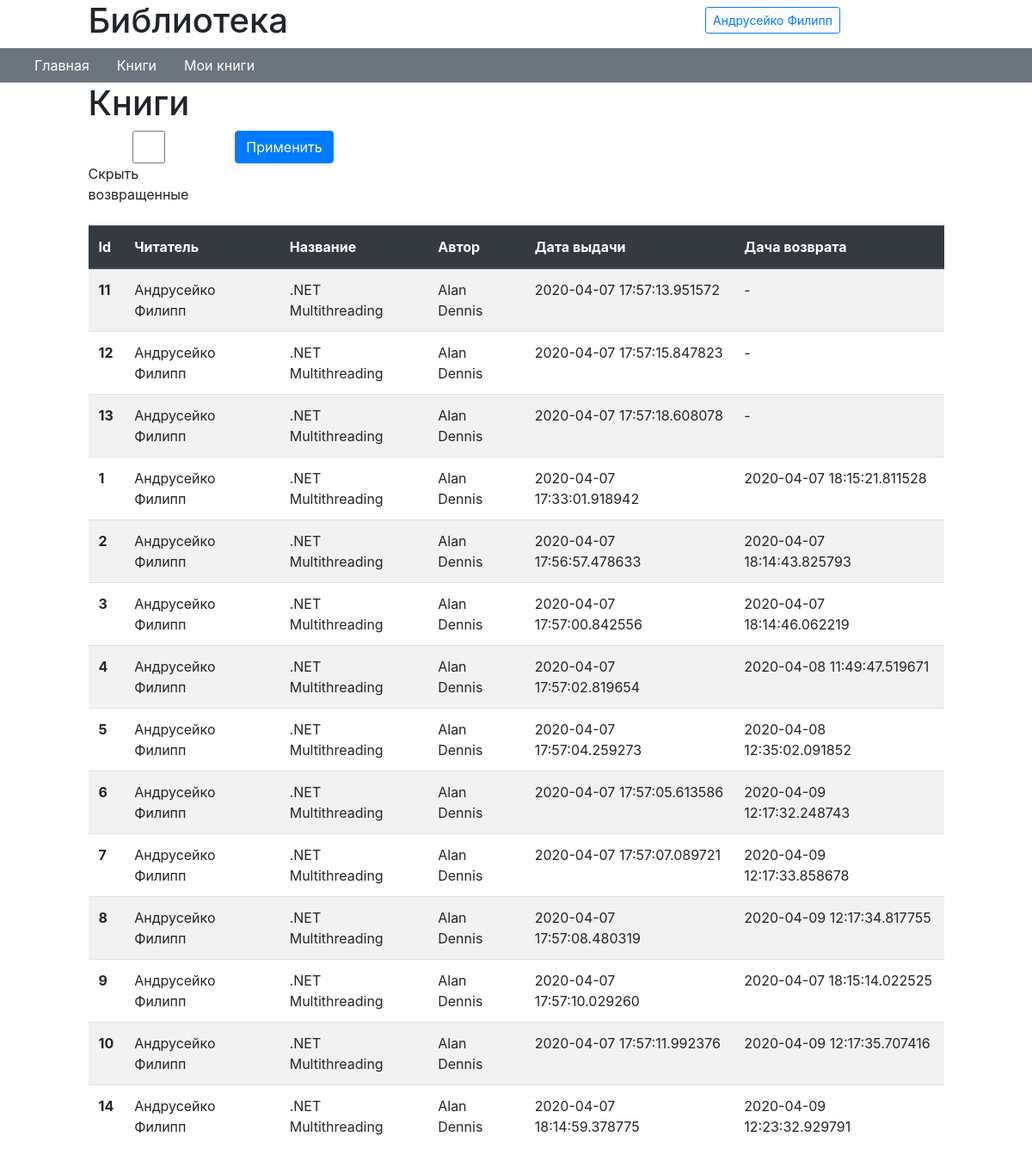
The page /issue (signed in) on the database its author committed.
### data/users.py (models this page shows, shortened)
class Users(SqlAlchemyBase, SerializerMixin, UserMixin):
    __tablename__ = 'users'
    id = sa.Column(sa.Integer, primary_key=True, autoincrement=True)
    name = sa.Column(sa.String, nullable=True)
    email = sa.Column(sa.String, nullable=True)
    hashed_password = sa.Column(sa.String, nullable=True)

### data/issue.py (models this page shows, shortened)
class Issue(SqlAlchemyBase, SerializerMixin):
    __tablename__ = 'issue'
    id = sa.Column(sa.Integer, primary_key=True, autoincrement=True)
    user_id = sa.Column(sa.Integer, sa.ForeignKey('users.id'), nullable=True)
    book_id = sa.Column(sa.Integer, sa.ForeignKey('books.id'), nullable=True)
    date_start = sa.Column(sa.DateTime, default=datetime.datetime.now, nullable=True)
    date_finish = sa.Column(sa.DateTime, default=None)
    user = orm.relation('Users')
    book = orm.relation('Books')

### data/books.py (models this page shows, shortened)
class Books(SqlAlchemyBase, SerializerMixin):
    __tablename__ = 'books'
    id = sa.Column(sa.Integer, primary_key=True, autoincrement=True)
    title = sa.Column(sa.String, nullable=True)
    author = sa.Column(sa.String, nullable=True)
    genre_id = sa.Column(sa.Integer, sa.ForeignKey('genres.id'), nullable=True)
    year = sa.Column(sa.Integer, nullable=True)
    count = sa.Column(sa.Integer, nullable=True)
    genre = orm.relation('Genres')

### main.py (the view)
@app.route("/issue", methods=['GET', 'POST'])
@login_required
def issue():
    form = FilterIssueForm()
    hide_returned = False
    if form.validate_on_submit():
        hide_returned = form.show_returned.data
    session = db_session.create_session()
    if current_user.id == 1:
        data = session.query(Issue).all()
    else:
        data = session.query(Issue).filter(Issue.user_id == current_user.id).all()
    if hide_returned:
        data = list(filter(lambda x: not x.date_finish, data))
    data = sorted(data, key=lambda x: str(x.date_finish) if not x.date_finish else '', reverse=True)
    return render_template("issue.html", title='Выдача', issue=data, form=form)

### forms/filter_issue.py
class FilterIssueForm(FlaskForm):
    show_returned = BooleanField('Скрыть возвращенные', default=False)
    submit = SubmitField('Применить')

### data/db_session.py (called while the page is built)
def create_session() -> Session:
    global __factory
    return __factory()

### main.py (called while the page is built)
@login_manager.user_loader
def load_user(user_id):
    session = db_session.create_session()
    return session.query(Users).get(user_id)

### templates/issue.html (shortened to what this page needs)
{% extends "base.html" %}
{% block content %}
    <h1>Книги</h1>
    <form action="" method="POST">
    <div class="row">
            <div class="col-2">
                {{ form.show_returned(class='form-control') }} {{ form.show_returned.label }}
            </div>
            <div class="col-1">
                {{ form.submit(type="submit", class="btn btn-primary") }}
            </div>
        </div>
    </form>
    <table class="table table-striped mt-3">
        <thead class="thead-dark">
            <tr>
                <th scope="col">Id</th>
                <th scope="col">Читатель</th>
                <th scope="col">Название</th>
                <th scope="col">Автор</th>
                <th scope="col">Дата выдачи</th>
                <th scope="col">Дача возврата</th>
            </tr>
        </thead>
      <tbody>
        {% for iss in issue %}
            <tr>
                <th scope="row">{{ iss.id }}</th>
                <td>{{ iss.user.name }}</td>
                <td>{{ iss.book.title }}</td>
                <td>{{ iss.book.author }}</td>
                <td>{{ iss.date_start }}</td>
                <td>
                    {% if not iss.date_finish  %}
                            -
                    {% else %}
                        {{ iss.date_finish }}
                    {% endif %}
                </td>
            </tr>
        {% endfor %}
      </tbody>
    </table>
{% endblock %}

### templates/base.html (shortened to what this page needs)
<!DOCTYPE html>
<html lang="en">
<head>
    <link rel="stylesheet" href="https://stackpath.bootstrapcdn.com/bootstrap/4.4.1/css/bootstrap.min.css">
</head>
<body>
        <div class="row">
            <div class="col-7 offset-md-1">
                <h1>Библиотека</h1>
            </div>
            <span class="col-3 pt-2">
                {% if current_user and current_user.is_authenticated %}
                    <a class="btn btn-outline-primary btn-sm" href="/logout">{{ current_user.name }}</a>
                {% else %}
                    <p>
                        <a class="btn btn-outline-primary btn-sm" href="/register">Зарегистрироваться</a>
                        <a class="btn btn-outline-primary btn-sm" href="/login">Войти</a>
                    </p>
                {% endif %}
            </span>
        </div>
        <div class="row bg-secondary pl-4">
            <div class="col-12 align-middle">
                <nav class="nav nav-inline">
                    <a class="text-white nav-link active" href="/">Главная</a>
                  <a class="text-white nav-link active" href="/books">Книги</a>
                    {% if current_user and current_user.is_authenticated and current_user.id > 0 %}
                        <a class="text-white nav-link" href="/issue">Мои книги</a>
                      {% endif %}
                </nav>
            </div>
        </div>
        <div class="row">
            <div class="col col-md-1"></div>
            <div class="col col-md-10">
                {% block content %}{% endblock %}
            </div>
            <div class="col col-md-1"></div>
        </div>
</body>
</html>

### rows shown on the page
Users: name "Андрусейко Филипп"
Issue: id "11", user.name "Андрусейко Филипп", book ".NET Multithreading", book.author "Alan Dennis", date_start "2020-04-07 17:57:13.951572"
Issue: id "12", user.name "Андрусейко Филипп", book ".NET Multithreading", book.author "Alan Dennis", date_start "2020-04-07 17:57:15.847823"
Issue: id "13", user.name "Андрусейко Филипп", book ".NET Multithreading", book.author "Alan Dennis", date_start "2020-04-07 17:57:18.608078"
Issue: id "1", user.name "Андрусейко Филипп", book ".NET Multithreading", book.author "Alan Dennis", date_start "2020-04-07 17:33:01.918942", date_finish "2020-04-07 18:15:21.811528"
Issue: id "2", user.name "Андрусейко Филипп", book ".NET Multithreading", book.author "Alan Dennis", date_start "2020-04-07 17:56:57.478633", date_finish "2020-04-07 18:14:43.825793"
Issue: id "3", user.name "Андрусейко Филипп", book ".NET Multithreading", book.author "Alan Dennis", date_start "2020-04-07 17:57:00.842556", date_finish "2020-04-07 18:14:46.062219"
Issue: id "4", user.name "Андрусейко Филипп", book ".NET Multithreading", book.author "Alan Dennis", date_start "2020-04-07 17:57:02.819654", date_finish "2020-04-08 11:49:47.519671"
Issue: id "5", user.name "Андрусейко Филипп", book ".NET Multithreading", book.author "Alan Dennis", date_start "2020-04-07 17:57:04.259273", date_finish "2020-04-08 12:35:02.091852"
Issue: id "6", user.name "Андрусейко Филипп", book ".NET Multithreading", book.author "Alan Dennis", date_start "2020-04-07 17:57:05.613586", date_finish "2020-04-09 12:17:32.248743"
Issue: id "7", user.name "Андрусейко Филипп", book ".NET Multithreading", book.author "Alan Dennis", date_start "2020-04-07 17:57:07.089721", date_finish "2020-04-09 12:17:33.858678"
Issue: id "8", user.name "Андрусейко Филипп", book ".NET Multithreading", book.author "Alan Dennis", date_start "2020-04-07 17:57:08.480319", date_finish "2020-04-09 12:17:34.817755"
Issue: id "9", user.name "Андрусейко Филипп", book ".NET Multithreading", book.author "Alan Dennis", date_start "2020-04-07 17:57:10.029260", date_finish "2020-04-07 18:15:14.022525"
Issue: id "10", user.name "Андрусейко Филипп", book ".NET Multithreading", book.author "Alan Dennis", date_start "2020-04-07 17:57:11.992376", date_finish "2020-04-09 12:17:35.707416"
Issue: id "14", user.name "Андрусейко Филипп", book ".NET Multithreading", book.author "Alan Dennis", date_start "2020-04-07 18:14:59.378775", date_finish "2020-04-09 12:23:32.929791"
